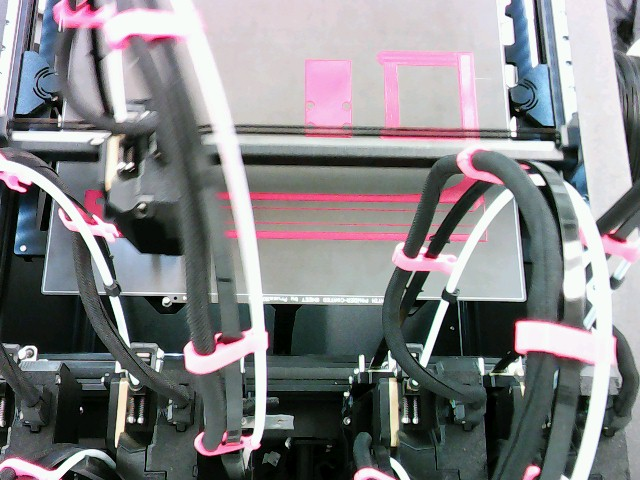
#> input picture ESP32-CAM_PrusaXL/20250602-104603_ESP32-CAM_PrusaXL.jpg, 640 x 480 px; its folder holds only this picture in this run
$ python JPEG_to_MP4.py
#> lines starting #> are read from the running program, lines starting #| are printed output that depends on the picture
import os
from PIL import Image, ImageDraw, ImageFont
from datetime import datetime
import cv2
import numpy as np


# --- Parameters ---
INPUT_FOLDER = "ESP32-CAM_PrusaXL"  # Change this
BLACK_BAND_HEIGHT = 80
FONT_PATH = "C:/Windows/Fonts/arial.ttf" # Update if needed
FONT_SIZE_MAIN = 24
FONT_SIZE_SUB = 16

# Prepare video writer
video_path = os.path.join(INPUT_FOLDER, INPUT_FOLDER .split('_')[-1]+"_video.mp4")
fourcc = cv2.VideoWriter_fourcc(*'mp4v')  # Codec
video_writer = None  # Will initialize after getting first frame size
frame_rate = 3  # 1 frame per second (adjust if needed)

# Process Images ---
for filename in sorted(os.listdir(INPUT_FOLDER)):
    if filename.lower().endswith(('.jpg', '.jpeg')) and 'annotated' not in filename:
        try:
            # Extract parts from filename
            name_parts = filename.split('_')
            date_str = name_parts[0]
            cam_name = name_parts[-1].split('.')[0]

            # Format datetime
            dt = datetime.strptime(date_str, "%Y%m%d-%H%M%S")
            formatted_date = dt.strftime("%d/%m/%Y - %H:%M:%S")

            # Load image
            img_path = os.path.join(INPUT_FOLDER, filename)
            img = Image.open(img_path).convert("RGB")
#> img is the input picture: PIL image 640x480 RGB; mean R, G, B 132, 131.4, 134
            width, height = img.size
#> width = 640; height = 480

            # Create new image with black band
            new_height = height + BLACK_BAND_HEIGHT
#> new_height = 560
            new_img = Image.new("RGB", (width, new_height), "black")
#> new_img: PIL image 640x560 RGB; every value is 0
            new_img.paste(img, (0, 0))
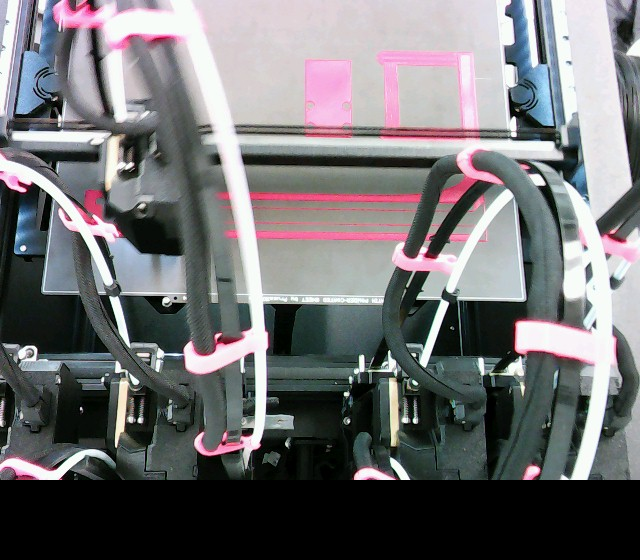
#> new_img: PIL image 640x560 RGB; mean R, G, B 113.1, 112.7, 114.9

            draw = ImageDraw.Draw(new_img)
            font_main = ImageFont.truetype(FONT_PATH, FONT_SIZE_MAIN)
            font_sub = ImageFont.truetype(FONT_PATH, FONT_SIZE_SUB)

            # Main and sub text
            margin = 10
            main_text = f"{cam_name}\n{formatted_date}"
            sub_text = "OS 3DP Camera Fleet - Developed by Arthur VG DG"

            draw.multiline_text((margin, height + 5), main_text, fill="white", font=font_main, spacing=4)

            sub_text_bbox = draw.textbbox((0, 0), sub_text, font=font_sub)
#> sub_text_bbox = (0, 3, 413, 18)
            sub_text_width = sub_text_bbox[2] - sub_text_bbox[0]
#> sub_text_width = 413
            sub_text_height = sub_text_bbox[3] - sub_text_bbox[1]
#> sub_text_height = 15

            draw.text(
                (width - sub_text_width - margin, new_height - sub_text_height - 5),
                sub_text,
                fill="white",
                font=font_sub
            )

            # Convert PIL image to OpenCV (BGR format)
            frame = cv2.cvtColor(np.array(new_img), cv2.COLOR_RGB2BGR)
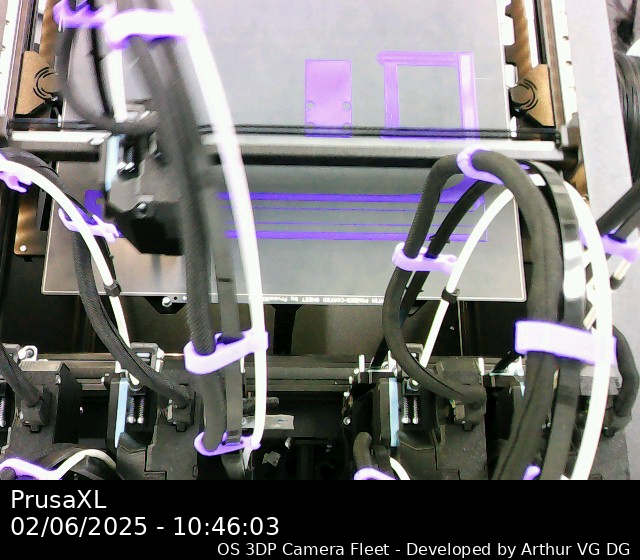
#> frame: shape (560, 640, 3); mean R, G, B 117, 114.8, 115.3

            # Initialize video writer after getting frame size
            if video_writer is None:
                video_writer = cv2.VideoWriter(video_path, fourcc, frame_rate, (width, new_height))

            video_writer.write(frame)
            os.remove(img_path)

        except Exception as e:
            print(f"❌ Error processing {filename}: {e}")

# Finalize
if video_writer:
    video_writer.release()
    print(f"\n🎬 Video saved to: {video_path}")

$ run again, on ESP32-CAM_PrusaXL/20250602-112428_ESP32-CAM_PrusaXL.jpg
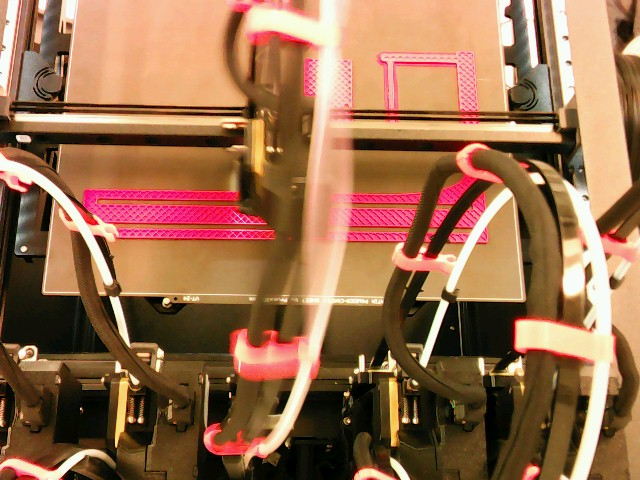
#> input picture ESP32-CAM_PrusaXL/20250602-112428_ESP32-CAM_PrusaXL.jpg, 640 x 480 px
#> img is the input picture: PIL image 640x480 RGB; mean R, G, B 153.5, 110.1, 78.5
#> `new_img.paste(img, (0, 0))`:
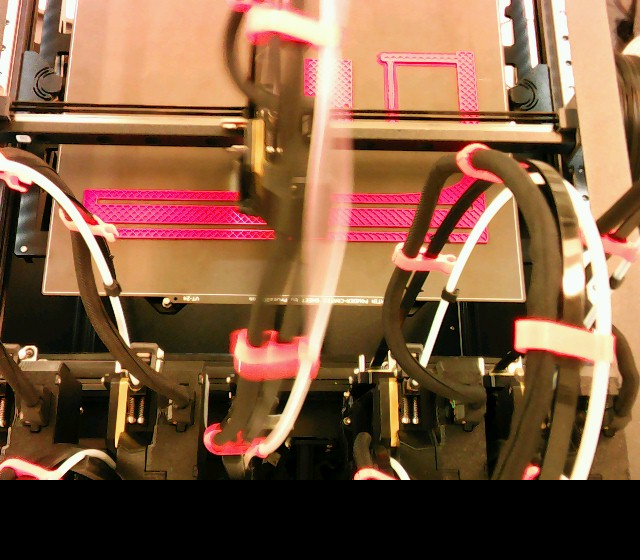
#> new_img: PIL image 640x560 RGB; mean R, G, B 131.5, 94.4, 67.3
#> sub_text_bbox = (0, 3, 413, 18)
#> sub_text_width = 413
#> sub_text_height = 15
#> `frame = cv2.cvtColor(np.array(new_img), cv2.COLOR_RGB2BGR)`:
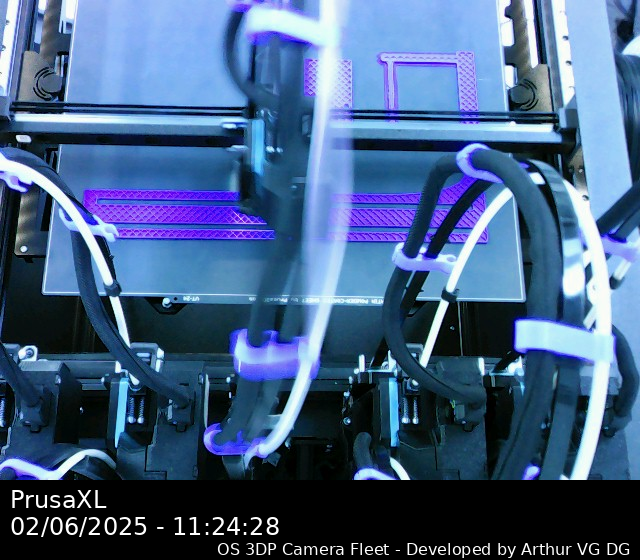
#> frame: shape (560, 640, 3); mean R, G, B 69.4, 96.5, 133.7

$ run again, on ESP32-CAM_PrusaXL/20250602-112646_ESP32-CAM_PrusaXL.jpg
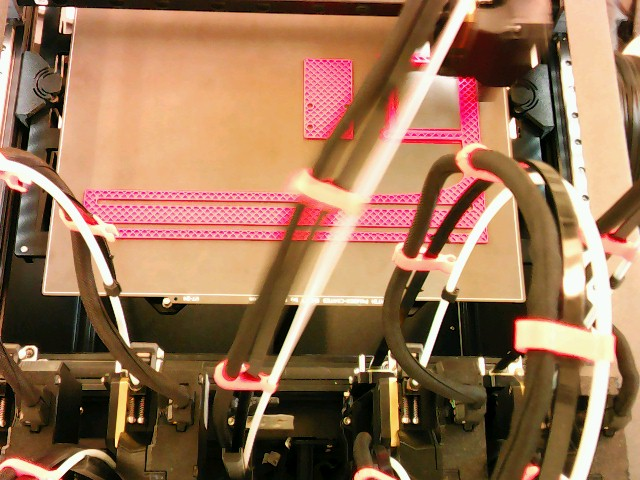
#> input picture ESP32-CAM_PrusaXL/20250602-112646_ESP32-CAM_PrusaXL.jpg, 640 x 480 px
#> img is the input picture: PIL image 640x480 RGB; mean R, G, B 154.7, 116.7, 86.9
#> `new_img.paste(img, (0, 0))`:
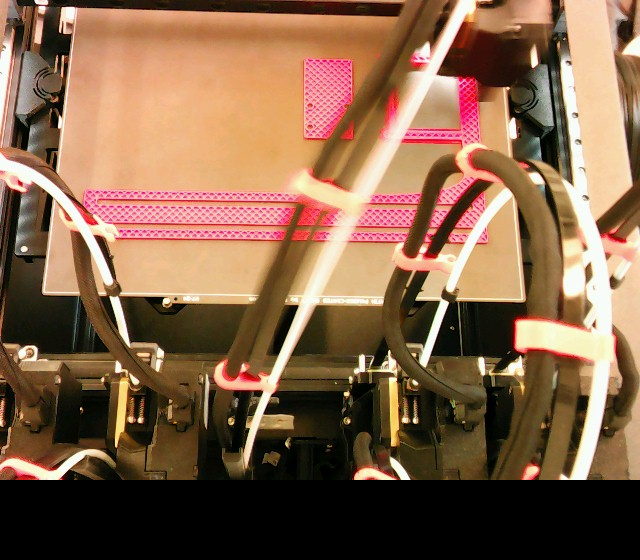
#> new_img: PIL image 640x560 RGB; mean R, G, B 132.6, 100, 74.5
#> sub_text_bbox = (0, 3, 413, 18)
#> sub_text_width = 413
#> sub_text_height = 15
#> `frame = cv2.cvtColor(np.array(new_img), cv2.COLOR_RGB2BGR)`:
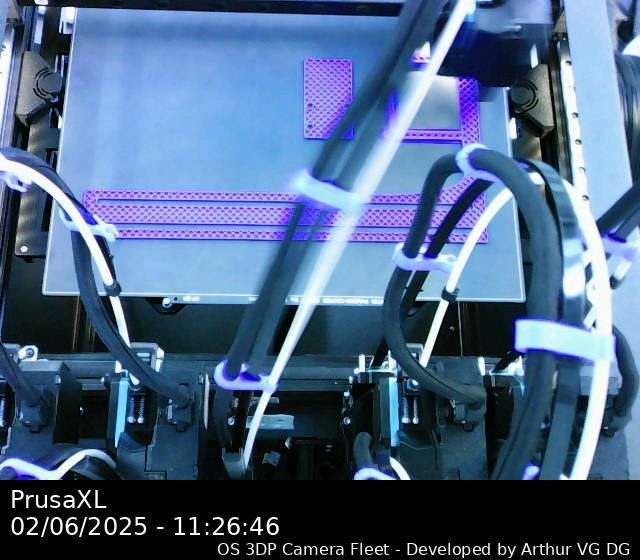
#> frame: shape (560, 640, 3); mean R, G, B 76.6, 102.1, 134.7

$ run again, on ESP32-CAM_PrusaXL/20250602-113534_ESP32-CAM_PrusaXL.jpg
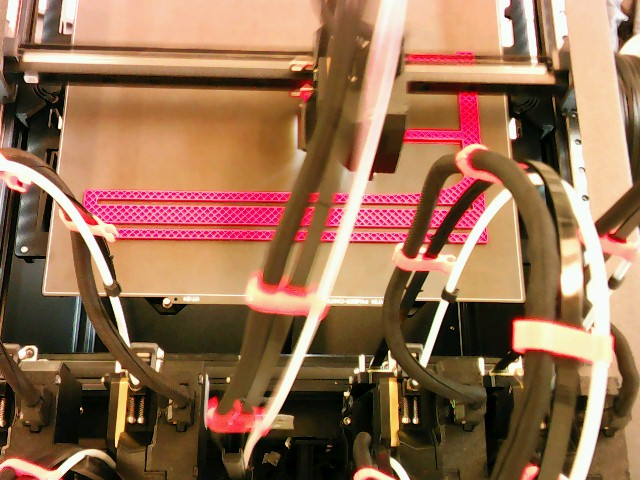
#> input picture ESP32-CAM_PrusaXL/20250602-113534_ESP32-CAM_PrusaXL.jpg, 640 x 480 px
#> img is the input picture: PIL image 640x480 RGB; mean R, G, B 151.3, 112.1, 83.7
#> `new_img.paste(img, (0, 0))`:
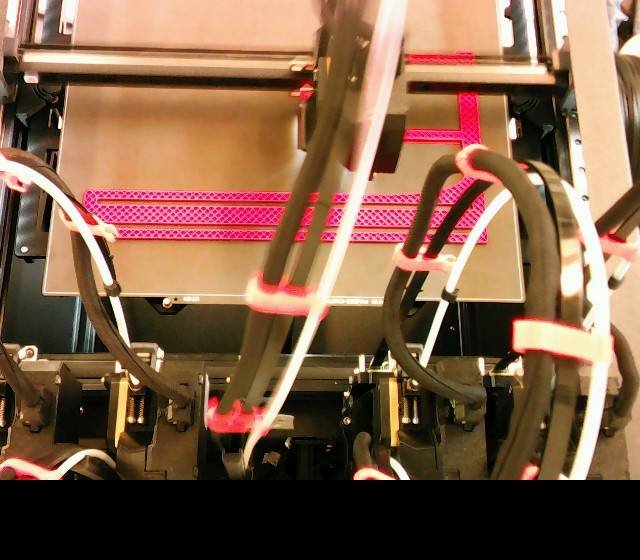
#> new_img: PIL image 640x560 RGB; mean R, G, B 129.7, 96.1, 71.7
#> sub_text_bbox = (0, 3, 413, 18)
#> sub_text_width = 413
#> sub_text_height = 15
#> `frame = cv2.cvtColor(np.array(new_img), cv2.COLOR_RGB2BGR)`:
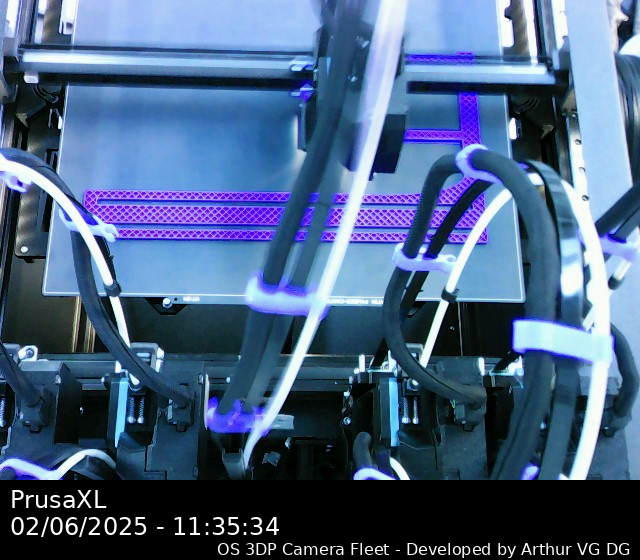
#> frame: shape (560, 640, 3); mean R, G, B 73.8, 98.2, 131.8

$ run again, on ESP32-CAM_PrusaXL/20250602-105136_ESP32-CAM_PrusaXL.jpg
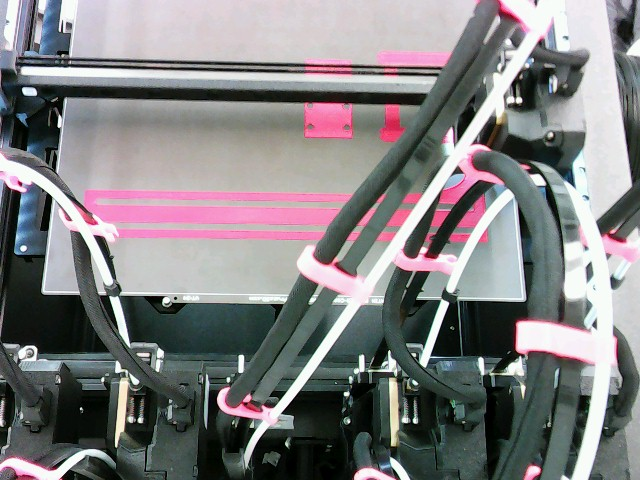
#> input picture ESP32-CAM_PrusaXL/20250602-105136_ESP32-CAM_PrusaXL.jpg, 640 x 480 px
#> img is the input picture: PIL image 640x480 RGB; mean R, G, B 129.6, 127.8, 129.4
#> `new_img.paste(img, (0, 0))`:
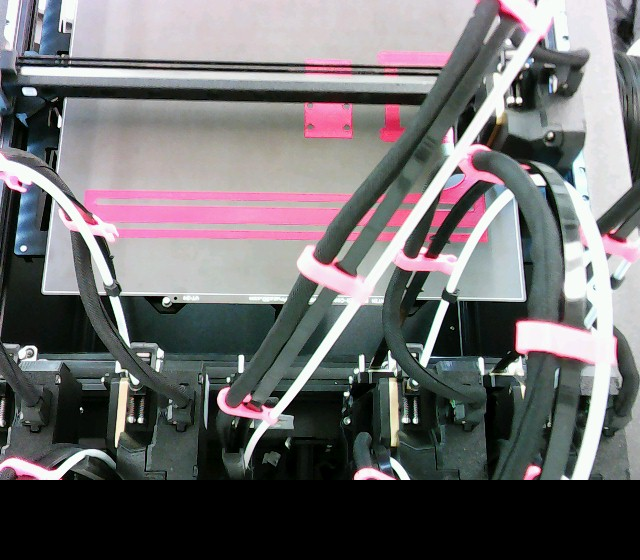
#> new_img: PIL image 640x560 RGB; mean R, G, B 111.1, 109.5, 110.9
#> sub_text_bbox = (0, 3, 413, 18)
#> sub_text_width = 413
#> sub_text_height = 15
#> `frame = cv2.cvtColor(np.array(new_img), cv2.COLOR_RGB2BGR)`:
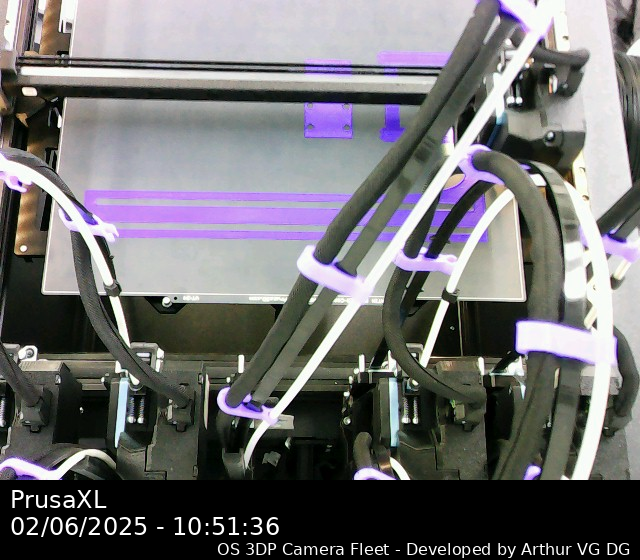
#> frame: shape (560, 640, 3); mean R, G, B 113, 111.7, 113.2
